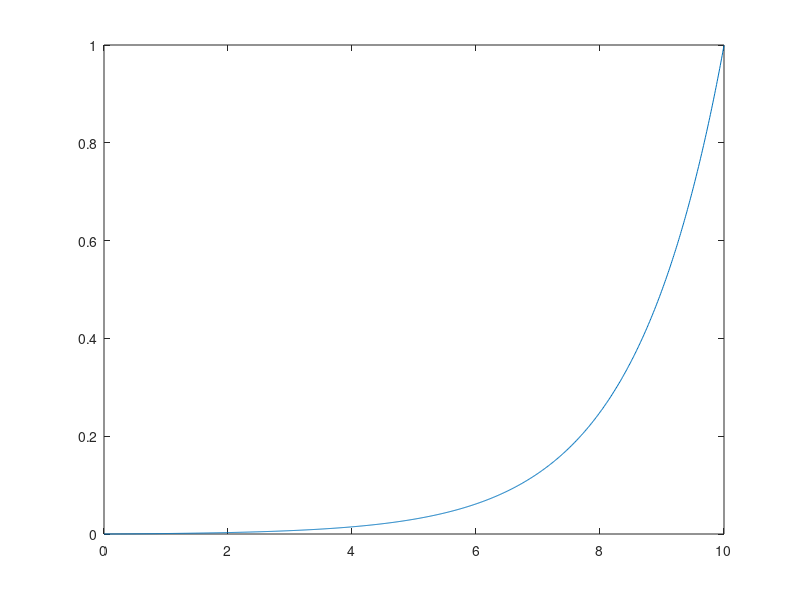

The MATLAB script that drew this image:
% Matlab Script that plots exponential characteristic of VCA-Core
maxCV = 10.0;
cv = 0:0.01:maxCV;
y = (pow2 (cv) - 1.0) / pow2(maxCV);
plot (cv,y);


